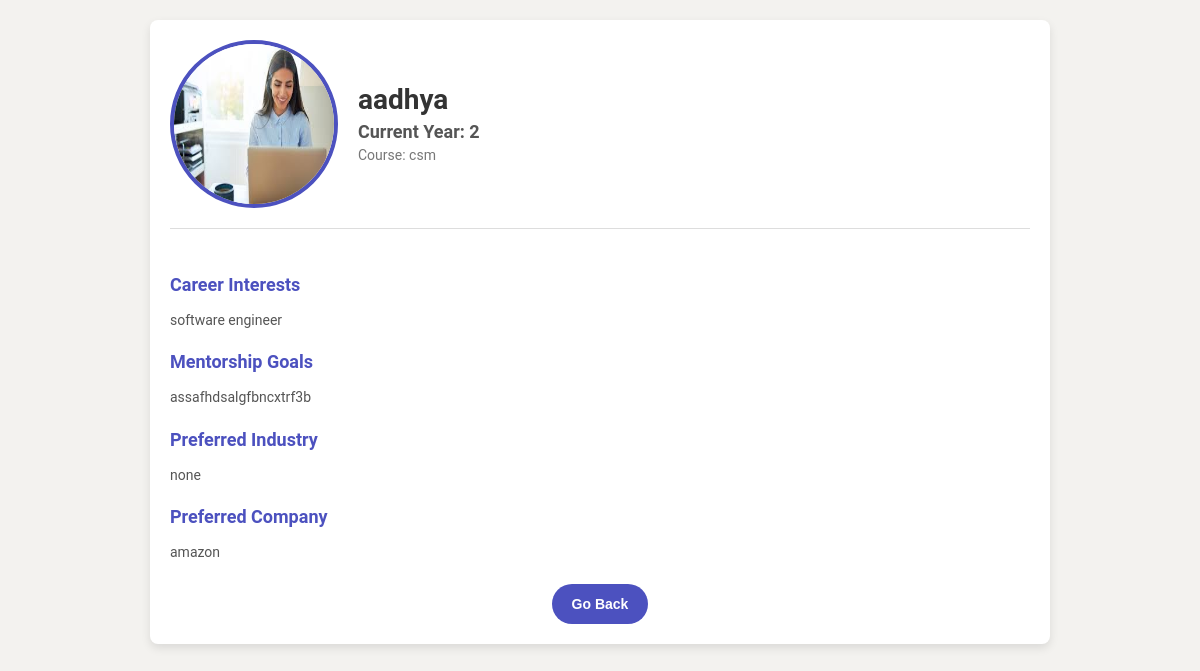
The page /students/student/3/ on the database its author committed.
### core/models.py (models this page shows, shortened)
class Student(models.Model):
    full_name = models.CharField(max_length=100)
    current_year = models.IntegerField()
    course = models.CharField(max_length=100)
    career_interests = models.TextField(blank=True)
    linkedin = models.URLField(blank=True, null=True)
    email = models.EmailField(unique=True)
    profile_picture = models.ImageField(upload_to='profile_pics/students/', blank=True, null=True)
    mentorship_goals = models.TextField(blank=True)
    preferred_industry = models.CharField(max_length=100, blank=True)
    preferred_company = models.CharField(max_length=100, blank=True)
    time_availability = models.IntegerField(blank=True, null=True)
    interested_in_internships = models.BooleanField(default=False)
    willing_to_attend_events = models.BooleanField(default=False)
    specific_alumni_to_connect = models.TextField(blank=True)
    open_to_mentoring_juniors = models.BooleanField(default=False)
    networking_groups = models.BooleanField(default=False)
    password=models.CharField(max_length=128,default="")

### core/views.py (the view)
# urls.py: path('student/<int:pk>/', views.student_detail_view, name='student_detail'),
def student_detail_view(request, pk):
    student = get_object_or_404(Student, pk=pk)
    return render(request, 'core/student_detail.html', {'student': student})

### core/templates/core/student_detail.html (shortened to what this page needs)
{% load static %}
<!DOCTYPE html>
<html lang="en">
<head>
    <link rel="stylesheet" href="{% static 'css/details.css' %}">
</head>
<body>
    <div class="container">
        <div class="profile-card">
            <div class="profile-header">
                <img src="{{ student.profile_picture.url }}" alt="{{ student.full_name }}" class="profile-picture">
                <div class="profile-info">
                    <h1>{{ student.full_name }}</h1>
                    <h3>Current Year: {{ student.current_year }}</h3>
                    <p class="course">Course: {{ student.course }}</p>
                </div>
            </div>
            <div class="profile-details">
                <div class="profile-section">
                    <h2>Career Interests</h2>
                    <p>{{ student.career_interests }}</p>
                </div>
                <div class="profile-section">
                    <h2>Mentorship Goals</h2>
                    <p>{{ student.mentorship_goals }}</p>
                </div>
                <div class="profile-section">
                    <h2>Preferred Industry</h2>
                    <p>{{ student.preferred_industry }}</p>
                </div>
                <div class="profile-section">
                    <h2>Preferred Company</h2>
                    <p>{{ student.preferred_company }}</p>
                </div>
            </div>
            <button onclick="window.history.back()">Go Back</button>
        </div>
    </div>
</body>
</html>

### static/css/details.css (style rules this page uses)
body { font-family: 'Roboto', sans-serif; margin: 0; padding: 0; background-color: #f3f2ef; color: #333; }
.container { max-width: 900px; margin: 0 auto; padding: 20px; }
.profile-card { background-color: #ffffff; border-radius: 8px; box-shadow: 0px 4px 10px rgba(0, 0, 0, 0.1); padding: 20px; }
.profile-header { display: flex; align-items: center; border-bottom: 1px solid #ddd; padding-bottom: 20px; margin-bottom: 20px; }
.profile-picture { border-radius: 50%; width: 160px; height: 160px; border: 4px solid #4C51BF; margin-right: 20px; }
.profile-info { flex-grow: 1; }
.profile-info h1 { font-size: 28px; font-weight: bold; color: #333; margin: 0; }
.profile-info h3 { font-size: 18px; color: #555; margin: 5px 0; }
.profile-info p { font-size: 14px; color: #777; margin: 3px 0; }
.profile-details { padding-top: 10px; }
.profile-section { margin-bottom: 20px; }
.profile-section h2 { font-size: 18px; font-weight: bold; color: #4C51BF; margin-bottom: 10px; }
.profile-section p { font-size: 14px; line-height: 1.6; color: #555; }
button { display: block; margin: 20px auto 0; padding: 12px 20px; background-color: #4C51BF; color: white; border: none; border-radius: 25px; font-size: 14px; font-weight: bold; cursor: pointer; transition: background-color 0.3s; }

### rows shown on the page
Student: profile_picture (picture), full_name "aadhya", current_year "2", course "csm", career_interests "software engineer", mentorship_goals "assafhdsalgfbncxtrf3b", preferred_industry "none", preferred_company "amazon"
